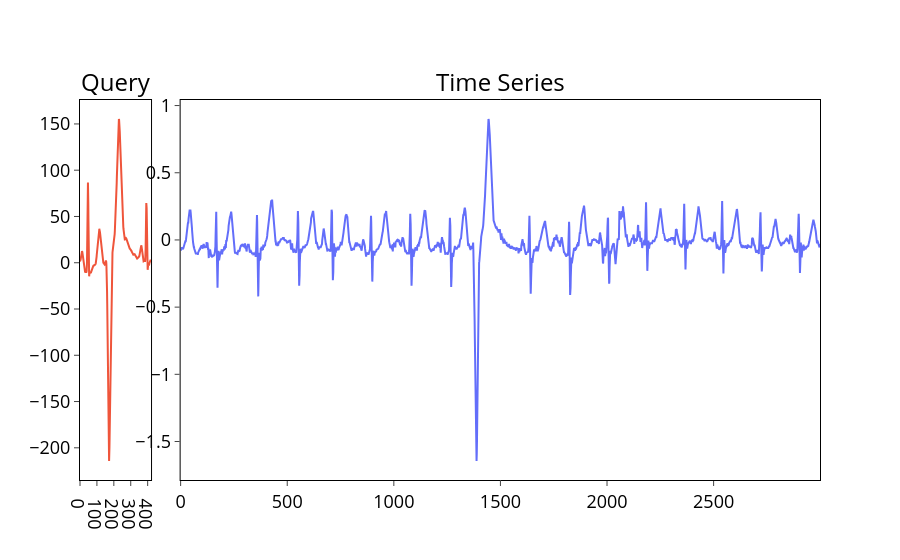

The cell this chart's notebook holds for it:
### Markdown cell above
Далее выполните визулизацию временного ряда и образца поиска с помощью функции `plot_bestmatch_data()` из модуля *plots.py*.

### Code cell
plot_bestmatch_data(ts, query)

### Figure 1 — Plotly figure (JSON) as saved in the notebook; plotly's stock layout.template omitted (floating-point values rounded to 4 significant figures; data arrays with more than 128 entries replaced by an {"elided": "..."} marker saying what was removed)
{"data": [{"line": {"color": "#EF553B"}, "x": {"elided": "421 int values"}, "y": {"elided": "421 float values"}, "type": "scatter", "xaxis": "x", "yaxis": "y"}, {"line": {"color": "#636EFA"}, "x": {"elided": "3000 int values"}, "y": {"elided": "3000 float values"}, "type": "scatter", "xaxis": "x2", "yaxis": "y2"}], "layout": {"xaxis": {"anchor": "y", "domain": [0.0, 0.096], "tickfont": {"size": 18, "color": "black"}, "showgrid": false, "linecolor": "#000", "ticks": "outside", "linewidth": 1, "tickwidth": 1, "mirror": true}, "yaxis": {"anchor": "x", "domain": [0.0, 1.0], "tickfont": {"size": 18, "color": "black"}, "showgrid": false, "linecolor": "#000", "ticks": "outside", "zeroline": false, "linewidth": 1, "tickwidth": 1, "mirror": true}, "xaxis2": {"anchor": "y2", "domain": [0.136, 1.0], "tickfont": {"size": 18, "color": "black"}, "showgrid": false, "linecolor": "#000", "ticks": "outside", "linewidth": 1, "tickwidth": 1, "mirror": true}, "yaxis2": {"anchor": "x2", "domain": [0.0, 1.0], "tickfont": {"size": 18, "color": "black"}, "showgrid": false, "linecolor": "#000", "ticks": "outside", "zeroline": false, "linewidth": 1, "tickwidth": 1, "mirror": true}, "annotations": [{"font": {"size": 24, "color": "black"}, "showarrow": false, "text": "Query", "x": 0.048, "xanchor": "center", "xref": "paper", "y": 1.0, "yanchor": "bottom", "yref": "paper"}, {"font": {"size": 24, "color": "black"}, "showarrow": false, "text": "Time Series", "x": 0.568, "xanchor": "center", "xref": "paper", "y": 1.0, "yanchor": "bottom", "yref": "paper"}], "title": {"x": 0.5}, "plot_bgcolor": "rgba(0,0,0,0)", "paper_bgcolor": "rgba(0,0,0,0)", "showlegend": false}}
